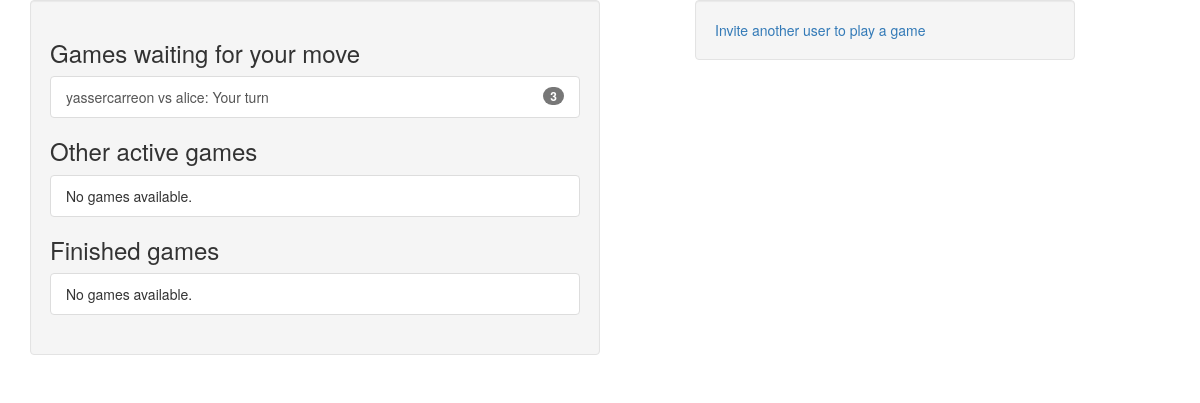
Page /user/home (signed in) on the committed database.
### tictactoe/models.py (models this page shows, shortened)
class Game(models.Model):
    first_player = models.ForeignKey(User, related_name="games_first_player")
    second_player = models.ForeignKey(User, related_name="games_second_player")
    next_to_move = models.ForeignKey(User, related_name="games_to_move")
    start_time = models.DateTimeField(auto_now_add=True)
    last_time = models.DateTimeField(auto_now=True)
    status = models.CharField(
        max_length=1, default='A', choices=GAME_STATUS_CHOICES)
    objects = GamesManager()
    def __str__(self):
        return "{0} vs {1}".format(self.first_player, self.second_player)

### user/views.py (the view)
@login_required
def home(request):
    my_games = Game.objects.games_for_user(request.user)
    active_games = my_games.filter(status='A')
    finished_games = my_games.exclude(status='A')
    waiting_games = active_games.filter(next_to_move=request.user)
    other_games = active_games.exclude(next_to_move=request.user)
    invitations = request.user.invitations_received.all()
    context = {
        'other_games': other_games,
        'waiting_games': waiting_games,
        'finished_games': finished_games,
        'invitations': invitations
    }
    return render(request, 'user/home.html', context)

### tictactoe/models.py (called while the page is built)
    def games_for_user(self, user):
        return super(GamesManager, self).get_queryset().filter(
            Q(first_player_id=user.id) | Q(second_player_id=user.id))

### user/templates/user/home.html (shortened to what this page needs)
{% extends 'base.html' %}
{% block content %}
  <div class="well col-md-6">
    {% include 'tictactoe/games_list_snippet.html' with header='Games waiting for your move' games_list=waiting_games %}
    {% include 'tictactoe/games_list_snippet.html' with header='Other active games' games_list=other_games %}
    {% include 'tictactoe/games_list_snippet.html' with header='Finished games' games_list=finished_games %}
  </div>
  <div class="well col-sm-4 col-sm-push-1">
    <a href="{% url 'tictactoe_invite' %}">Invite another user to play a game</a>
  </div>
{% endblock content %}

### tictactoe/templates/tictactoe/games_list_snippet.html
<h3 class="panel-header">{{header}}</h3>
<div class="list-group">
  {% for game in games_list %}
    <a class="list-group-item" href="{% url 'tictactoe_game_detail' pk=game.id %}">
      {{game}}:
      {% if game.status == 'A' %}
        {% if game.next_to_move == user %}Your turn{% else %}Waiting for your turn{% endif %}
      {% elif game.status == 'D' %}
        Draw!
      {% elif game.status == 'F' and user == game.first_player %}
        You won!
      {% elif game.status == 'S' and user == game.second_player %}
        You won!
      {% else %}
        You lost!
      {% endif %}
      <span class="badge">{{game.move_set.count}}</span>
    </a>
  {% empty %}
    <span class="list-group-item">No games available.</span>
  {% endfor %}
</div>

### rows in the picture
Game: first_player+second_player "yassercarreon vs alice", status "Your turn", move_set.count "3"

### other values in the picture
{{ header }} "Games waiting for your move Other active games Finished games"
